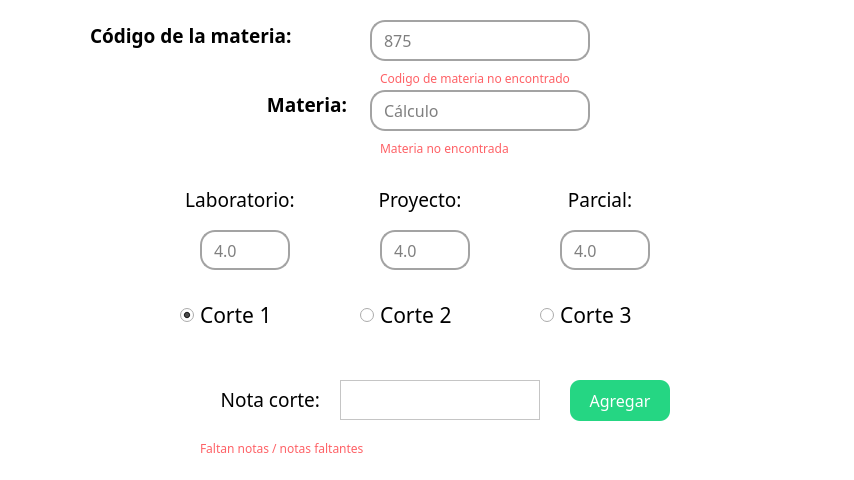
<?xml version="1.0" encoding="UTF-8"?>
<ui version="4.0">
 <class>Form</class>
 <widget class="QWidget" name="Form">
  <property name="geometry">
   <rect>
    <x>0</x>
    <y>0</y>
    <width>854</width>
    <height>480</height>
   </rect>
  </property>
  <property name="windowTitle">
   <string>Agregar notas</string>
  </property>
  <property name="styleSheet">
   <string notr="true">background-color: white;</string>
  </property>
  <widget class="QLabel" name="label_4">
   <property name="geometry">
    <rect>
     <x>340</x>
     <y>180</y>
     <width>160</width>
     <height>39</height>
    </rect>
   </property>
   <property name="font">
    <font>
     <family>Montserrat Thin</family>
     <pointsize>14</pointsize>
     <weight>75</weight>
     <bold>true</bold>
    </font>
   </property>
   <property name="text">
    <string>&lt;html&gt;&lt;head/&gt;&lt;body&gt;&lt;p align=&quot;center&quot;&gt;&lt;span style=&quot; font-weight:400;&quot;&gt;Proyecto:&lt;/span&gt;&lt;/p&gt;&lt;/body&gt;&lt;/html&gt;</string>
   </property>
  </widget>
  <widget class="QLabel" name="label_6">
   <property name="geometry">
    <rect>
     <x>170</x>
     <y>380</y>
     <width>150</width>
     <height>40</height>
    </rect>
   </property>
   <property name="font">
    <font>
     <family>Montserrat Thin</family>
     <pointsize>14</pointsize>
     <weight>75</weight>
     <bold>true</bold>
    </font>
   </property>
   <property name="text">
    <string>&lt;html&gt;&lt;head/&gt;&lt;body&gt;&lt;p align=&quot;right&quot;&gt;&lt;span style=&quot; font-weight:400;&quot;&gt;Nota corte:&lt;/span&gt;&lt;/p&gt;&lt;/body&gt;&lt;/html&gt;</string>
   </property>
  </widget>
  <widget class="QLineEdit" name="pro">
   <property name="geometry">
    <rect>
     <x>380</x>
     <y>230</y>
     <width>90</width>
     <height>40</height>
    </rect>
   </property>
   <property name="font">
    <font>
     <family>Montserrat Thin</family>
     <pointsize>12</pointsize>
    </font>
   </property>
   <property name="toolTip">
    <string>&lt;html&gt;&lt;head/&gt;&lt;body&gt;&lt;p align=&quot;center&quot;&gt;&lt;br/&gt;&lt;/p&gt;&lt;/body&gt;&lt;/html&gt;</string>
   </property>
   <property name="styleSheet">
    <string notr="true">background-color: rgb(255, 255, 255);
border-radius: 15px;
padding: 0px 10px;
border-width: 2px;
border-style: solid;
border-color: #A3A3A3;</string>
   </property>
   <property name="placeholderText">
    <string>4.0</string>
   </property>
  </widget>
  <widget class="QRadioButton" name="corte2">
   <property name="geometry">
    <rect>
     <x>360</x>
     <y>300</y>
     <width>130</width>
     <height>30</height>
    </rect>
   </property>
   <property name="font">
    <font>
     <family>Montserrat Thin</family>
     <pointsize>16</pointsize>
     <weight>50</weight>
     <bold>false</bold>
    </font>
   </property>
   <property name="text">
    <string>Corte 2</string>
   </property>
   <property name="checked">
    <bool>false</bool>
   </property>
  </widget>
  <widget class="QLineEdit" name="matees">
   <property name="geometry">
    <rect>
     <x>370</x>
     <y>90</y>
     <width>220</width>
     <height>41</height>
    </rect>
   </property>
   <property name="font">
    <font>
     <family>Montserrat Thin</family>
     <pointsize>12</pointsize>
    </font>
   </property>
   <property name="styleSheet">
    <string notr="true">background-color: rgb(255, 255, 255);
border-radius: 15px;
padding: 0px 10px;
border-width: 2px;
border-style: solid;
border-color: #A3A3A3;</string>
   </property>
   <property name="placeholderText">
    <string>Cálculo</string>
   </property>
  </widget>
  <widget class="QLabel" name="label_5">
   <property name="geometry">
    <rect>
     <x>520</x>
     <y>180</y>
     <width>160</width>
     <height>39</height>
    </rect>
   </property>
   <property name="font">
    <font>
     <family>Montserrat Thin</family>
     <pointsize>14</pointsize>
     <weight>75</weight>
     <bold>true</bold>
    </font>
   </property>
   <property name="text">
    <string>&lt;html&gt;&lt;head/&gt;&lt;body&gt;&lt;p align=&quot;center&quot;&gt;&lt;span style=&quot; font-weight:400;&quot;&gt;Parcial:&lt;/span&gt;&lt;/p&gt;&lt;/body&gt;&lt;/html&gt;</string>
   </property>
  </widget>
  <widget class="QTextBrowser" name="notac">
   <property name="geometry">
    <rect>
     <x>340</x>
     <y>380</y>
     <width>200</width>
     <height>40</height>
    </rect>
   </property>
   <property name="font">
    <font>
     <family>Montserrat Thin</family>
     <pointsize>12</pointsize>
    </font>
   </property>
   <property name="styleSheet">
    <string notr="true">background-color: rgb(255, 255, 255);</string>
   </property>
  </widget>
  <widget class="QRadioButton" name="corte3">
   <property name="geometry">
    <rect>
     <x>540</x>
     <y>300</y>
     <width>130</width>
     <height>30</height>
    </rect>
   </property>
   <property name="font">
    <font>
     <family>Montserrat Thin</family>
     <pointsize>16</pointsize>
     <weight>50</weight>
     <bold>false</bold>
    </font>
   </property>
   <property name="text">
    <string>Corte 3</string>
   </property>
   <property name="checked">
    <bool>false</bool>
   </property>
  </widget>
  <widget class="QLineEdit" name="lab">
   <property name="geometry">
    <rect>
     <x>200</x>
     <y>230</y>
     <width>90</width>
     <height>40</height>
    </rect>
   </property>
   <property name="font">
    <font>
     <family>Montserrat Thin</family>
     <pointsize>12</pointsize>
    </font>
   </property>
   <property name="toolTip">
    <string>&lt;html&gt;&lt;head/&gt;&lt;body&gt;&lt;p align=&quot;center&quot;&gt;&lt;br/&gt;&lt;/p&gt;&lt;/body&gt;&lt;/html&gt;</string>
   </property>
   <property name="styleSheet">
    <string notr="true">background-color: rgb(255, 255, 255);
border-radius: 15px;
padding: 0px 10px;
border-width: 2px;
border-style: solid;
border-color: #A3A3A3;</string>
   </property>
   <property name="placeholderText">
    <string>4.0</string>
   </property>
  </widget>
  <widget class="QLabel" name="label_3">
   <property name="geometry">
    <rect>
     <x>160</x>
     <y>180</y>
     <width>160</width>
     <height>39</height>
    </rect>
   </property>
   <property name="font">
    <font>
     <family>Montserrat Thin</family>
     <pointsize>14</pointsize>
     <weight>75</weight>
     <bold>true</bold>
    </font>
   </property>
   <property name="text">
    <string>&lt;html&gt;&lt;head/&gt;&lt;body&gt;&lt;p align=&quot;center&quot;&gt;&lt;span style=&quot; font-weight:400;&quot;&gt;Laboratorio:&lt;/span&gt;&lt;/p&gt;&lt;/body&gt;&lt;/html&gt;</string>
   </property>
  </widget>
  <widget class="QLabel" name="label_2">
   <property name="geometry">
    <rect>
     <x>250</x>
     <y>90</y>
     <width>97</width>
     <height>30</height>
    </rect>
   </property>
   <property name="font">
    <font>
     <family>Montserrat Thin</family>
     <pointsize>14</pointsize>
     <weight>75</weight>
     <bold>true</bold>
    </font>
   </property>
   <property name="text">
    <string>&lt;html&gt;&lt;head/&gt;&lt;body&gt;&lt;p align=&quot;right&quot;&gt;Materia:&lt;/p&gt;&lt;/body&gt;&lt;/html&gt;</string>
   </property>
  </widget>
  <widget class="QRadioButton" name="corte1">
   <property name="geometry">
    <rect>
     <x>180</x>
     <y>300</y>
     <width>130</width>
     <height>30</height>
    </rect>
   </property>
   <property name="font">
    <font>
     <family>Montserrat Thin</family>
     <pointsize>16</pointsize>
     <weight>50</weight>
     <bold>false</bold>
    </font>
   </property>
   <property name="text">
    <string>Corte 1</string>
   </property>
   <property name="checked">
    <bool>true</bool>
   </property>
  </widget>
  <widget class="QLabel" name="label">
   <property name="geometry">
    <rect>
     <x>90</x>
     <y>20</y>
     <width>261</width>
     <height>30</height>
    </rect>
   </property>
   <property name="font">
    <font>
     <family>Montserrat Thin</family>
     <pointsize>14</pointsize>
     <weight>75</weight>
     <bold>true</bold>
    </font>
   </property>
   <property name="text">
    <string>Código de la materia:</string>
   </property>
  </widget>
  <widget class="QLineEdit" name="codiestu">
   <property name="geometry">
    <rect>
     <x>370</x>
     <y>20</y>
     <width>220</width>
     <height>41</height>
    </rect>
   </property>
   <property name="font">
    <font>
     <family>Montserrat Thin</family>
     <pointsize>12</pointsize>
    </font>
   </property>
   <property name="styleSheet">
    <string notr="true">background-color: rgb(255, 255, 255);
border-radius: 15px;
padding: 0px 10px;
border-width: 2px;
border-style: solid;
border-color: #A3A3A3;</string>
   </property>
   <property name="placeholderText">
    <string>875</string>
   </property>
  </widget>
  <widget class="QLineEdit" name="par">
   <property name="geometry">
    <rect>
     <x>560</x>
     <y>230</y>
     <width>90</width>
     <height>40</height>
    </rect>
   </property>
   <property name="font">
    <font>
     <family>Montserrat Thin</family>
     <pointsize>12</pointsize>
    </font>
   </property>
   <property name="toolTip">
    <string>&lt;html&gt;&lt;head/&gt;&lt;body&gt;&lt;p align=&quot;center&quot;&gt;&lt;br/&gt;&lt;/p&gt;&lt;/body&gt;&lt;/html&gt;</string>
   </property>
   <property name="styleSheet">
    <string notr="true">background-color: rgb(255, 255, 255);
border-radius: 15px;
padding: 0px 10px;
border-width: 2px;
border-style: solid;
border-color: #A3A3A3;</string>
   </property>
   <property name="placeholderText">
    <string>4.0</string>
   </property>
  </widget>
  <widget class="QPushButton" name="agregarno">
   <property name="geometry">
    <rect>
     <x>570</x>
     <y>380</y>
     <width>100</width>
     <height>41</height>
    </rect>
   </property>
   <property name="font">
    <font>
     <family>Raleway Thin</family>
     <pointsize>12</pointsize>
    </font>
   </property>
   <property name="cursor">
    <cursorShape>PointingHandCursor</cursorShape>
   </property>
   <property name="styleSheet">
    <string notr="true">background-color:#25D683;
color: white;
border-radius: 10px;</string>
   </property>
   <property name="text">
    <string>Agregar</string>
   </property>
  </widget>
  <widget class="QLabel" name="err_code">
   <property name="enabled">
    <bool>true</bool>
   </property>
   <property name="geometry">
    <rect>
     <x>380</x>
     <y>70</y>
     <width>221</width>
     <height>16</height>
    </rect>
   </property>
   <property name="font">
    <font>
     <family>Montserrat Thin</family>
     <weight>50</weight>
     <bold>false</bold>
    </font>
   </property>
   <property name="styleSheet">
    <string notr="true">color: rgb(254, 97, 102);
</string>
   </property>
   <property name="text">
    <string>Codigo de materia no encontrado</string>
   </property>
  </widget>
  <widget class="QLabel" name="err_ma">
   <property name="enabled">
    <bool>true</bool>
   </property>
   <property name="geometry">
    <rect>
     <x>380</x>
     <y>140</y>
     <width>151</width>
     <height>16</height>
    </rect>
   </property>
   <property name="font">
    <font>
     <family>Montserrat Thin</family>
     <weight>50</weight>
     <bold>false</bold>
    </font>
   </property>
   <property name="styleSheet">
    <string notr="true">color: rgb(254, 97, 102);
</string>
   </property>
   <property name="text">
    <string>Materia no encontrada</string>
   </property>
  </widget>
  <widget class="QLabel" name="err_notes">
   <property name="enabled">
    <bool>true</bool>
   </property>
   <property name="geometry">
    <rect>
     <x>200</x>
     <y>440</y>
     <width>211</width>
     <height>16</height>
    </rect>
   </property>
   <property name="font">
    <font>
     <family>Montserrat Thin</family>
     <weight>50</weight>
     <bold>false</bold>
    </font>
   </property>
   <property name="styleSheet">
    <string notr="true">color: rgb(254, 97, 102);
</string>
   </property>
   <property name="text">
    <string>Faltan notas / notas faltantes</string>
   </property>
  </widget>
 </widget>
 <resources/>
 <connections/>
</ui>
